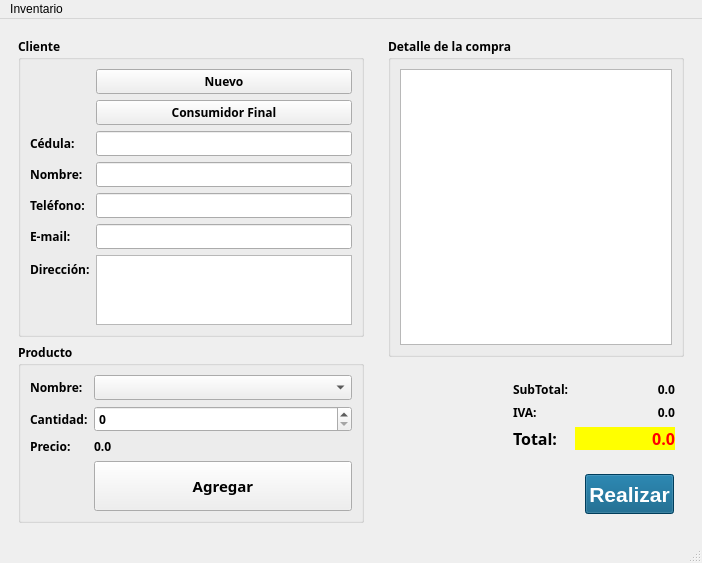
<?xml version="1.0" encoding="UTF-8"?>
<ui version="4.0">
 <class>Principal</class>
 <widget class="QMainWindow" name="Principal">
  <property name="geometry">
   <rect>
    <x>0</x>
    <y>0</y>
    <width>702</width>
    <height>519</height>
   </rect>
  </property>
  <property name="windowTitle">
   <string>Tienda Michita</string>
  </property>
  <property name="windowIcon">
   <iconset resource="Recursos.qrc">
    <normaloff>:/new/prefix1/Recursos/Print.ico</normaloff>:/new/prefix1/Recursos/Print.ico</iconset>
  </property>
  <widget class="QWidget" name="centralwidget">
   <layout class="QHBoxLayout" name="horizontalLayout_2">
    <item>
     <widget class="QWidget" name="widget_5" native="true">
      <layout class="QVBoxLayout" name="verticalLayout">
       <item>
        <widget class="QGroupBox" name="groupBox">
         <property name="font">
          <font>
           <family>Verdana Pro Cond Semibold</family>
           <pointsize>9</pointsize>
           <weight>75</weight>
           <bold>true</bold>
          </font>
         </property>
         <property name="title">
          <string>Cliente</string>
         </property>
         <layout class="QFormLayout" name="formLayout_3">
          <item row="2" column="0">
           <widget class="QLabel" name="label">
            <property name="text">
             <string>Cédula:</string>
            </property>
           </widget>
          </item>
          <item row="2" column="1">
           <widget class="QLineEdit" name="inCedula"/>
          </item>
          <item row="3" column="0">
           <widget class="QLabel" name="label_2">
            <property name="text">
             <string>Nombre:</string>
            </property>
           </widget>
          </item>
          <item row="3" column="1">
           <widget class="QLineEdit" name="inNombre"/>
          </item>
          <item row="4" column="0">
           <widget class="QLabel" name="label_3">
            <property name="text">
             <string>Teléfono:</string>
            </property>
           </widget>
          </item>
          <item row="4" column="1">
           <widget class="QLineEdit" name="inTelefono">
            <property name="inputMask">
             <string>9999999999</string>
            </property>
           </widget>
          </item>
          <item row="5" column="0">
           <widget class="QLabel" name="label_4">
            <property name="text">
             <string>E-mail:</string>
            </property>
           </widget>
          </item>
          <item row="5" column="1">
           <widget class="QLineEdit" name="inEmail"/>
          </item>
          <item row="6" column="0">
           <widget class="QLabel" name="label_5">
            <property name="text">
             <string>Dirección:</string>
            </property>
           </widget>
          </item>
          <item row="6" column="1">
           <widget class="QTextEdit" name="inDireccion"/>
          </item>
          <item row="1" column="1">
           <widget class="QPushButton" name="btnConsumidorFinal">
            <property name="text">
             <string>Consumidor Final</string>
            </property>
           </widget>
          </item>
          <item row="0" column="1">
           <widget class="QPushButton" name="btnNotaventa">
            <property name="text">
             <string>Nuevo</string>
            </property>
           </widget>
          </item>
         </layout>
        </widget>
       </item>
       <item>
        <widget class="QGroupBox" name="groupBox_2">
         <property name="font">
          <font>
           <family>Verdana Pro Cond Semibold</family>
           <pointsize>9</pointsize>
           <weight>75</weight>
           <bold>true</bold>
          </font>
         </property>
         <property name="title">
          <string>Producto</string>
         </property>
         <layout class="QFormLayout" name="formLayout">
          <item row="0" column="0">
           <widget class="QLabel" name="label_6">
            <property name="text">
             <string>Nombre:</string>
            </property>
           </widget>
          </item>
          <item row="0" column="1">
           <widget class="QComboBox" name="inProducto"/>
          </item>
          <item row="1" column="0">
           <widget class="QLabel" name="label_7">
            <property name="text">
             <string>Cantidad:</string>
            </property>
           </widget>
          </item>
          <item row="1" column="1">
           <widget class="QSpinBox" name="inCantidad"/>
          </item>
          <item row="2" column="0">
           <widget class="QLabel" name="label_9">
            <property name="text">
             <string>Precio:</string>
            </property>
           </widget>
          </item>
          <item row="2" column="1">
           <widget class="QLabel" name="outPrecio">
            <property name="text">
             <string>0.0</string>
            </property>
           </widget>
          </item>
          <item row="3" column="1">
           <widget class="QPushButton" name="cmdAgregar">
            <property name="minimumSize">
             <size>
              <width>0</width>
              <height>50</height>
             </size>
            </property>
            <property name="sizeIncrement">
             <size>
              <width>0</width>
              <height>0</height>
             </size>
            </property>
            <property name="font">
             <font>
              <pointsize>11</pointsize>
             </font>
            </property>
            <property name="autoFillBackground">
             <bool>false</bool>
            </property>
            <property name="text">
             <string>Agregar</string>
            </property>
           </widget>
          </item>
         </layout>
        </widget>
       </item>
       <item>
        <spacer name="verticalSpacer">
         <property name="orientation">
          <enum>Qt::Vertical</enum>
         </property>
         <property name="sizeHint" stdset="0">
          <size>
           <width>20</width>
           <height>40</height>
          </size>
         </property>
        </spacer>
       </item>
      </layout>
     </widget>
    </item>
    <item>
     <widget class="QWidget" name="widget_3" native="true">
      <layout class="QFormLayout" name="formLayout_4">
       <item row="2" column="0">
        <widget class="QWidget" name="widget_6" native="true">
         <layout class="QHBoxLayout" name="horizontalLayout_3">
          <item>
           <spacer name="horizontalSpacer_2">
            <property name="orientation">
             <enum>Qt::Horizontal</enum>
            </property>
            <property name="sizeHint" stdset="0">
             <size>
              <width>188</width>
              <height>20</height>
             </size>
            </property>
           </spacer>
          </item>
          <item>
           <widget class="QPushButton" name="btnRealizar">
            <property name="minimumSize">
             <size>
              <width>0</width>
              <height>40</height>
             </size>
            </property>
            <property name="font">
             <font>
              <family>MS Shell Dlg 2</family>
              <pointsize>16</pointsize>
              <weight>75</weight>
              <bold>true</bold>
             </font>
            </property>
            <property name="styleSheet">
             <string notr="true">background-color: rgb(0, 85, 127);
color: rgb(255, 255, 255);</string>
            </property>
            <property name="text">
             <string>Realizar</string>
            </property>
           </widget>
          </item>
         </layout>
        </widget>
       </item>
       <item row="1" column="0" colspan="2">
        <widget class="QWidget" name="widget_2" native="true">
         <layout class="QHBoxLayout" name="horizontalLayout">
          <property name="bottomMargin">
           <number>0</number>
          </property>
          <item>
           <spacer name="horizontalSpacer">
            <property name="orientation">
             <enum>Qt::Horizontal</enum>
            </property>
            <property name="sizeHint" stdset="0">
             <size>
              <width>40</width>
              <height>20</height>
             </size>
            </property>
           </spacer>
          </item>
          <item>
           <widget class="QWidget" name="widget_4" native="true">
            <layout class="QFormLayout" name="formLayout_2">
             <property name="rightMargin">
              <number>0</number>
             </property>
             <item row="0" column="0">
              <widget class="QLabel" name="label_10">
               <property name="font">
                <font>
                 <family>Verdana Pro Cond Semibold</family>
                 <pointsize>9</pointsize>
                 <weight>75</weight>
                 <bold>true</bold>
                </font>
               </property>
               <property name="text">
                <string>SubTotal:</string>
               </property>
              </widget>
             </item>
             <item row="0" column="1">
              <widget class="QLabel" name="outSubtota">
               <property name="minimumSize">
                <size>
                 <width>100</width>
                 <height>0</height>
                </size>
               </property>
               <property name="font">
                <font>
                 <family>Verdana Pro Cond Semibold</family>
                 <pointsize>9</pointsize>
                 <weight>75</weight>
                 <bold>true</bold>
                </font>
               </property>
               <property name="text">
                <string>0.0</string>
               </property>
               <property name="alignment">
                <set>Qt::AlignRight|Qt::AlignTrailing|Qt::AlignVCenter</set>
               </property>
              </widget>
             </item>
             <item row="1" column="0">
              <widget class="QLabel" name="label_11">
               <property name="font">
                <font>
                 <family>Verdana Pro Cond Semibold</family>
                 <pointsize>9</pointsize>
                 <weight>75</weight>
                 <bold>true</bold>
                </font>
               </property>
               <property name="text">
                <string>IVA:</string>
               </property>
              </widget>
             </item>
             <item row="1" column="1">
              <widget class="QLabel" name="outIva">
               <property name="minimumSize">
                <size>
                 <width>100</width>
                 <height>0</height>
                </size>
               </property>
               <property name="font">
                <font>
                 <family>Verdana Pro Cond Semibold</family>
                 <pointsize>9</pointsize>
                 <weight>75</weight>
                 <bold>true</bold>
                </font>
               </property>
               <property name="text">
                <string>0.0</string>
               </property>
               <property name="alignment">
                <set>Qt::AlignRight|Qt::AlignTrailing|Qt::AlignVCenter</set>
               </property>
              </widget>
             </item>
             <item row="2" column="0">
              <widget class="QLabel" name="label_12">
               <property name="font">
                <font>
                 <family>Verdana Pro Cond Semibold</family>
                 <pointsize>12</pointsize>
                 <weight>75</weight>
                 <bold>true</bold>
                </font>
               </property>
               <property name="text">
                <string>Total:</string>
               </property>
              </widget>
             </item>
             <item row="2" column="1">
              <widget class="QLabel" name="outTotal">
               <property name="minimumSize">
                <size>
                 <width>100</width>
                 <height>0</height>
                </size>
               </property>
               <property name="font">
                <font>
                 <family>Verdana Pro Cond Semibold</family>
                 <pointsize>12</pointsize>
                 <weight>75</weight>
                 <bold>true</bold>
                </font>
               </property>
               <property name="styleSheet">
                <string notr="true">background-color: rgb(255, 255, 0);
color: rgb(255, 0, 0);</string>
               </property>
               <property name="text">
                <string>0.0</string>
               </property>
               <property name="alignment">
                <set>Qt::AlignRight|Qt::AlignTrailing|Qt::AlignVCenter</set>
               </property>
              </widget>
             </item>
            </layout>
           </widget>
          </item>
         </layout>
        </widget>
       </item>
       <item row="0" column="0" colspan="2">
        <widget class="QGroupBox" name="groupBox_3">
         <property name="font">
          <font>
           <family>Verdana Pro Cond Semibold</family>
           <pointsize>9</pointsize>
           <weight>75</weight>
           <bold>true</bold>
          </font>
         </property>
         <property name="title">
          <string>Detalle de la compra</string>
         </property>
         <layout class="QVBoxLayout" name="verticalLayout_3">
          <item>
           <widget class="QTableWidget" name="outDetalle"/>
          </item>
         </layout>
        </widget>
       </item>
      </layout>
     </widget>
    </item>
   </layout>
  </widget>
  <widget class="QMenuBar" name="menubar">
   <property name="geometry">
    <rect>
     <x>0</x>
     <y>0</y>
     <width>702</width>
     <height>21</height>
    </rect>
   </property>
   <widget class="QMenu" name="menuIncentario">
    <property name="title">
     <string>Inventario</string>
    </property>
    <addaction name="mnuProductos"/>
   </widget>
   <addaction name="menuIncentario"/>
  </widget>
  <widget class="QStatusBar" name="statusbar"/>
  <action name="mnuProductos">
   <property name="icon">
    <iconset resource="Recursos.qrc">
     <normaloff>:/new/prefix1/Recursos/Properties.ico</normaloff>:/new/prefix1/Recursos/Properties.ico</iconset>
   </property>
   <property name="text">
    <string>Productos</string>
   </property>
   <property name="shortcut">
    <string>Ctrl+I</string>
   </property>
  </action>
 </widget>
 <resources>
  <include location="Recursos.qrc"/>
 </resources>
 <connections/>
</ui>
